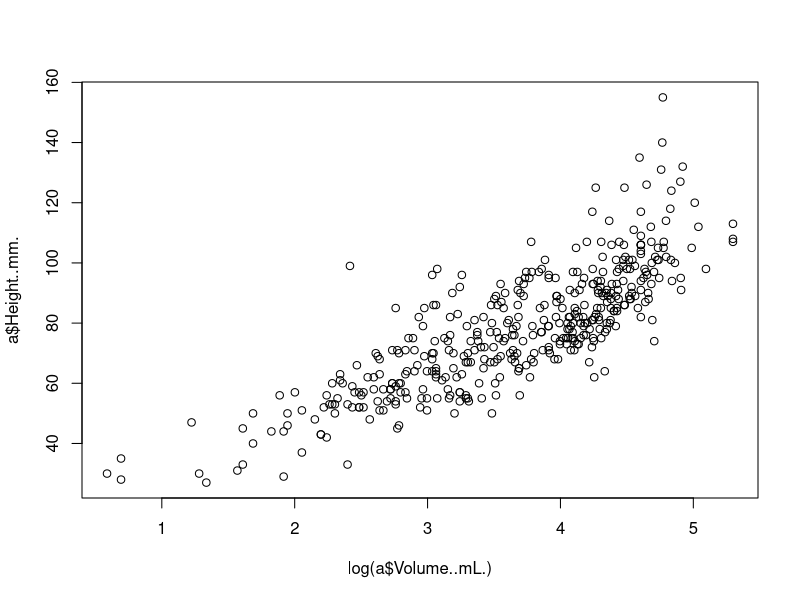
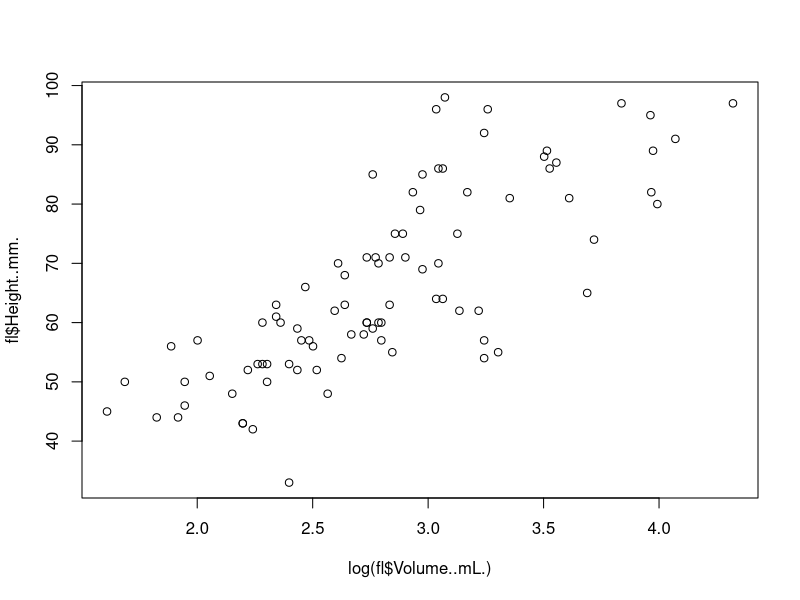
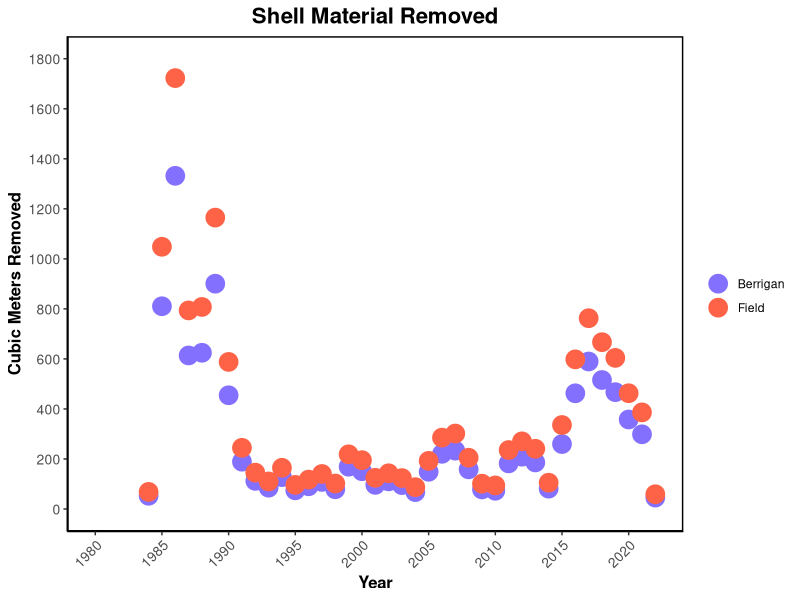
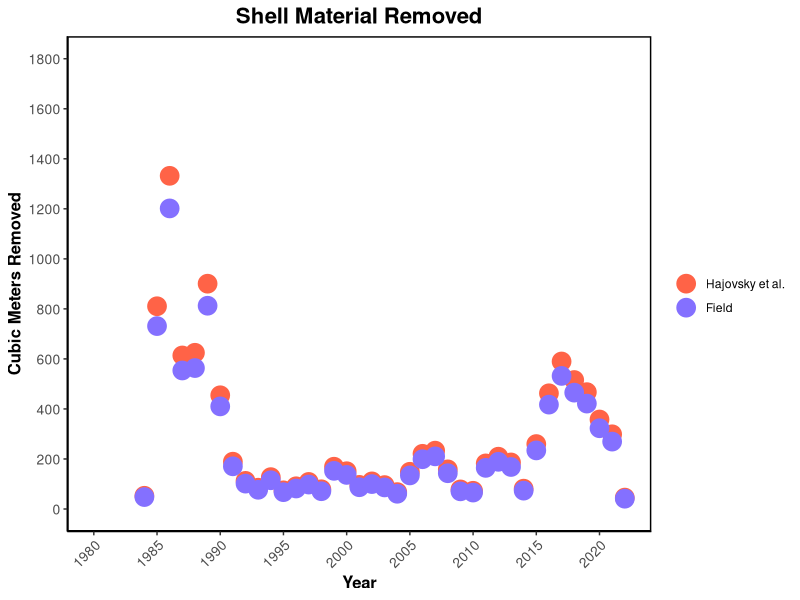
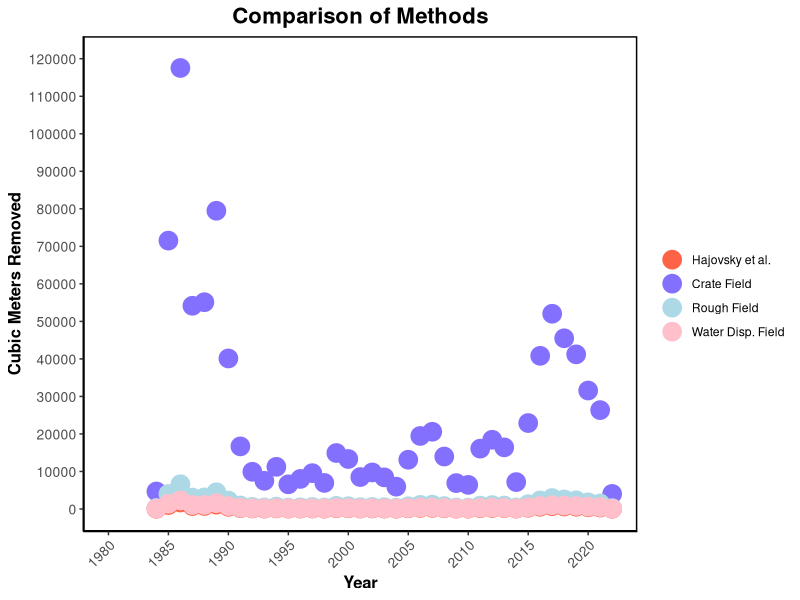
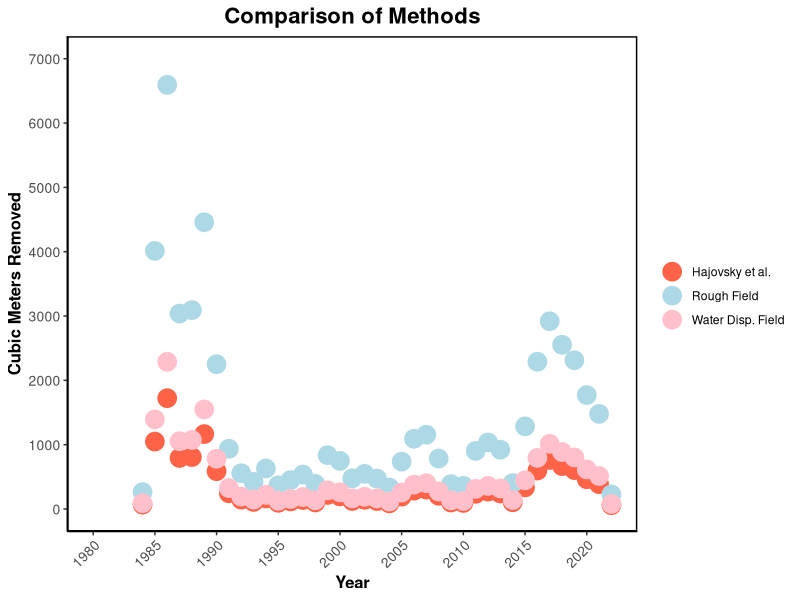
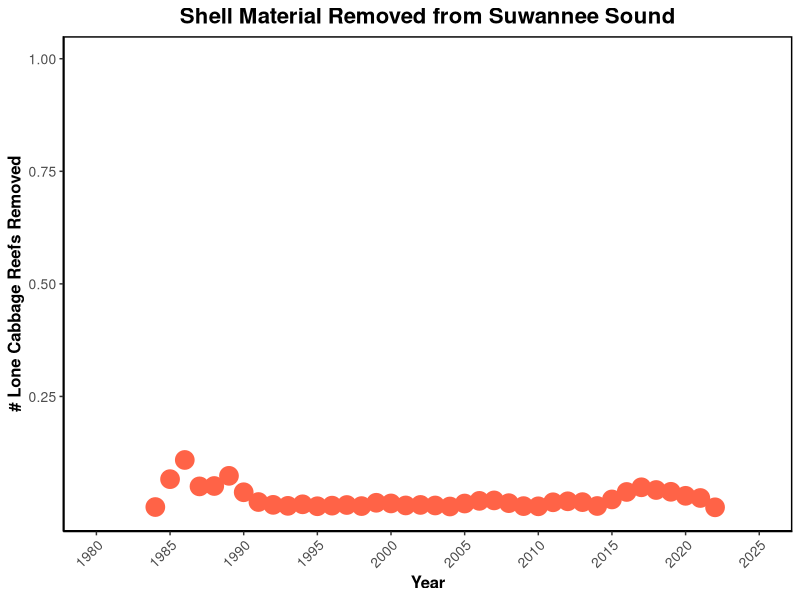
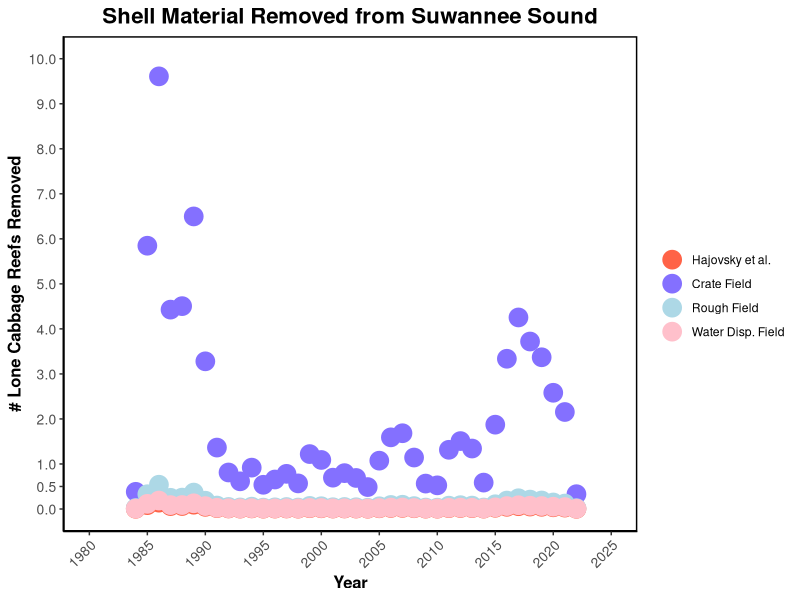

Recreate these plots in R, in order.
### Conversions for oyster landings data ###
# Goal - to get the volume of shell removed each year based off of the landings data
# to do this we must somehow convert the meat weight provided in the landings data to the volume of shell
# we can do this by
# meat weight --> # of bushels --> # of oysters --> meat weight per oyster --> pounds to grams --> dry weight --> height --> volume per oyster --> total volume

## Harvest Areas of interest and the counties used to represent them ##
#Suwannee = Dixie and Levy
#Apalachicola = Gulf and Franklin
#Pensacola = Santa Rosa and Escambia
#Choctawhatchee/St. Andrew = Ocaloosa and Walton

#setwd("E/Oyster_Landings")

library(dplyr)
library(ggplot2)
library(ggpubr)

## reading in the landings data and cleaning it up to include only the counties we are interested in ##

post_1984 <- read.csv("oyster_landings_by_county_84to22.csv", header = TRUE)

#post_1984 <- select(post_1984, Year, County_Landed, Pounds)

#Suwannee
Dixie <- filter(post_1984, County_Landed == "DIXIE")
Levy <- filter(post_1984, County_Landed == "LEVY")
Dixie <- select(Dixie, Year, Pounds, Trips, Average_Price, Estimated_Value)
Levy <- select(Levy, Year, Pounds, Trips, Average_Price, Estimated_Value)
colnames(Dixie) <- c("Year", "D.pounds","D.trips","D.avg_price","D.est.val") 
colnames(Levy) <- c("Year", "L.pounds","L.trips","L.avg_price","L.est.val") 
suw_counties <- full_join(Dixie, Levy, by = "Year")  # join the two together into one data frame so all the years are listed for each county so we can add them together later
Dixie1<-data.frame(Year=suw_counties$Year,   # separate the counties out again into their own data frames so we can add them together
                   pounds=suw_counties$D.pounds, 
                   trips=suw_counties$D.trips, 
                   avg_price=suw_counties$D.avg_price, 
                   est_val=suw_counties$D.est.val)
Levy1<-data.frame(Year=suw_counties$Year, 
                  pounds=suw_counties$L.pounds, 
                  trips=suw_counties$L.trips, 
                  avg_price=suw_counties$L.avg_price, 
                  est_val=suw_counties$L.est.val)
Levy1[is.na(Levy1)] <- 0 # replace NAs with 0 so we can add columns in the next step
Dixie1[is.na(Dixie1)] <- 0 # replace NAs with 0 so we can add columns in the next step
suw<-Dixie1+Levy1 # add Dixie and Levy data to consolidate into suwannee
suw$Year<-suw$Year/2 # fix the year

#Apalachicola
Gulf <- filter(post_1984, County_Landed == "GULF")
Franklin <- filter(post_1984, County_Landed == "FRANKLIN")
Gulf <- select(Gulf, Year, Pounds, Trips, Average_Price, Estimated_Value)
Franklin <- select(Franklin, Year, Pounds, Trips, Average_Price, Estimated_Value)
colnames(Gulf) <- c("Year", "G.pounds","G.trips","G.avg_price","G.est.val") 
colnames(Franklin) <- c("Year", "F.pounds","F.trips","F.avg_price","F.est.val") 
apa_counties <- full_join(Gulf, Franklin, by = "Year")  # join the two together into one data frame so all the years are listed for each county so we can add them together later
Gulf1<-data.frame(Year=apa_counties$Year,   # separate the counties out again into their own data frames so we can add them together
                   pounds=apa_counties$G.pounds, 
                   trips=apa_counties$G.trips, 
                   avg_price=apa_counties$G.avg_price, 
                   est_val=apa_counties$G.est.val)
Franklin1<-data.frame(Year=apa_counties$Year, 
                  pounds=apa_counties$F.pounds, 
                  trips=apa_counties$F.trips, 
                  avg_price=apa_counties$F.avg_price, 
                  est_val=apa_counties$F.est.val)
Franklin1[is.na(Franklin1)] <- 0 # replace NAs with 0 so we can add columns in the next step
Gulf1[is.na(Gulf1)] <- 0 # replace NAs with 0 so we can add columns in the next step
apa<-Gulf1+Franklin1 # add Gulf and Franklin data to consolidate into apalachicola
apa$Year<-apa$Year/2 # fix the year

#Pensacola
Santa_Rosa <- filter(post_1984, County_Landed == "SANTA ROSA")
Escambia <- filter(post_1984, County_Landed == "ESCAMBIA")
Santa_Rosa <- select(Santa_Rosa, Year, Pounds, Trips, Average_Price, Estimated_Value)
Escambia <- select(Escambia, Year, Pounds, Trips, Average_Price, Estimated_Value)
colnames(Santa_Rosa) <- c("Year", "SR.pounds","SR.trips","SR.avg_price","SR.est.val") 
colnames(Escambia) <- c("Year", "E.pounds","E.trips","E.avg_price","E.est.val") 
pens_counties <- full_join(Santa_Rosa, Escambia, by = "Year")  # join the two together into one data frame so all the years are listed for each county so we can add them together later
Santa_Rosa1<-data.frame(Year=pens_counties$Year,   # separate the counties out again into their own data frames so we can add them together
                  pounds=pens_counties$SR.pounds, 
                  trips=pens_counties$SR.trips, 
                  avg_price=pens_counties$SR.avg_price, 
                  est_val=pens_counties$SR.est.val)
Escambia1<-data.frame(Year=pens_counties$Year, 
                      pounds=pens_counties$E.pounds, 
                      trips=pens_counties$E.trips, 
                      avg_price=pens_counties$E.avg_price, 
                      est_val=pens_counties$E.est.val)
Escambia1[is.na(Escambia1)] <- 0 # replace NAs with 0 so we can add columns in the next step
Santa_Rosa1[is.na(Santa_Rosa1)] <- 0 # replace NAs with 0 so we can add columns in the next step
pens<-Santa_Rosa1+Escambia1 # add Santa_Rosa and Escambia data to consolidate into pensacola
pens$Year<-pens$Year/2 # fix the year

#Choctawhatchee/St. Andrew
Okaloosa <- filter(post_1984, County_Landed == "OKALOOSA")
Walton <- filter(post_1984, County_Landed == "WALTON")
Okaloosa <- select(Okaloosa, Year, Pounds, Trips, Average_Price, Estimated_Value)
Walton <- select(Walton, Year, Pounds, Trips, Average_Price, Estimated_Value)
colnames(Okaloosa) <- c("Year", "O.pounds","O.trips","O.avg_price","O.est.val") 
colnames(Walton) <- c("Year", "W.pounds","W.trips","W.avg_price","W.est.val") 
choc_counties <- full_join(Okaloosa, Walton, by = "Year")  # join the two together into one data frame so all the years are listed for each county so we can add them together later
Okaloosa1<-data.frame(Year=choc_counties$Year,   # separate the counties out again into their own data frames so we can add them together
                  pounds=choc_counties$O.pounds, 
                  trips=choc_counties$O.trips, 
                  avg_price=choc_counties$O.avg_price, 
                  est_val=choc_counties$O.est.val)
Walton1<-data.frame(Year=choc_counties$Year, 
                      pounds=choc_counties$W.pounds, 
                      trips=choc_counties$W.trips, 
                      avg_price=choc_counties$W.avg_price, 
                      est_val=choc_counties$W.est.val)
Walton1[is.na(Walton1)] <- 0 # replace NAs with 0 so we can add columns in the next step
Okaloosa1[is.na(Okaloosa1)] <- 0 # replace NAs with 0 so we can add columns in the next step
choc<-Okaloosa1+Walton1 # add Okaloosa and Walton data to consolidate into choctawhatchee
choc$Year<-choc$Year/2 # fix the year



suw <- select(suw, Year, pounds, trips, avg_price, est_val)
apa <- select(apa, Year, pounds, trips, avg_price, est_val)
pens <- select(pens, Year, pounds, trips, avg_price, est_val)
choc <- select(choc, Year, pounds, trips, avg_price, est_val)

suw$location<-"Suwannee Sound"
apa$location<-"Apalachicola Bay"
pens$location<-"Pensacola"
choc$location<-"Choctawhatchee Bay"

#colnames(suw) <- c("Year", "suw.pounds","suw.trips","suw.avg_price","suw.est.val") 
#colnames(apa) <- c("Year", "apa.pounds","apa.trips","apa.avg_price","apa.est.val") 
#colnames(pens) <- c("Year", "pens.pounds","pens.trips","pens.avg_price","pens.est.val") 
#colnames(choc) <- c("Year", "choc.pounds","choc.trips","choc.avg_price","choc.est.val") 


landings_84to22 <- full_join(suw, apa)
landings_84to22 <- full_join(landings_84to22, pens)
landings_84to22 <- full_join(landings_84to22, choc) # this is the cleaned landings data we will use

## Now we start the conversions

# converting the meat weight from the landings data to the number of bushels
landings_84to22$bushels<-landings_84to22$pounds/6.5625  #from FWC conversion factors


#converting the # of bushels to the # of oysters
landings_84to22$count<-landings_84to22$bushels*225  #from Berrigan paper
landings_84to22$field_count<-landings_84to22$bushels*291 #from my field collections

#converting from # of oysters to meat weight per oyster
landings_84to22$ind_wt<-landings_84to22$pounds/landings_84to22$count
landings_84to22$ind_wt_F<-landings_84to22$pounds/landings_84to22$field_count

#convert from pounds to grams
landings_84to22$grams<-landings_84to22$ind_wt*453.592

#for later use
land<-landings_84to22


#### using the minimum harvest size height (75mm)

#using the data from Hajovsky et al to be able to estimate the volume of a 75mm oyster
a<-read.csv("oyster data 07_20_20 ph.csv", header=TRUE)
m<-lm(log(a$Volume..mL.)~a$Height..mm.)
plot(log(a$Volume..mL.),a$Height..mm.)

#the code above uses all of the Hajovsky et al data, which is what I used to estimate the volume

fl<-filter(a, State.TX.divided=="FL")
m1<-lm(log(fl$Volume..mL.)~fl$Height..mm.)
plot(log(fl$Volume..mL.),fl$Height..mm.)
# the code above uses just the FL data from Hajovsky et al, this is not what I used, but 
#it can be easily changed to use this instead if preferred


#converting from height to volume (y=mx+b) y=volume, m=slope of lm, x=harvest size(75), b=y-intercept(volume when height is 0)
#m=0.034867
#b=0.928140
#m and b are from linear model (named m above)
land$logvol<-76.2*0.034867+0.928140 #from Hajovsky et al
land$vol<-exp(land$logvol)

land$logvol_F<-76.2*0.02298+1.73096 #from Hajovsky et al
land$vol_F<-exp(land$logvol_F)

#convert from individual oyster volume to total volume per county per year
land$tot_vol<-land$vol*land$count
land$tot_vol_F<-land$vol*land$field_count  #using the number of oys per bushel from my field collections

land$tot_vol_F1<-land$vol_F*land$count 

#convert from mL to meters cubed
land$Vol_m3<-land$tot_vol*0.000001
land$Vol_m3_F<-land$tot_vol_F*0.000001

land$Vol_m3_F1<-land$tot_vol_F1*0.000001

land$vol_wd_field<-0.0000479*land$field_count #using the water displacement volume from my field collections (only market sized oysters)
land$vol_rough_field<-0.000138*land$field_count #using the rough volume (LxWxH) from my field collections (market sized only)
land$vol_crate_field<-0.00246*land$field_count #using the volume per oyster in the crate (market sized only)

#calculating the number of lone cabbages
LC<-16000/1.308 #yards to meters
land[is.na(land)] = 0
land$num_LC<-land$Vol_m3/LC
land$num_LC_F<-land$Vol_m3_F/LC
land$num_LC_wd_field<-land$vol_wd_field/LC
land$num_LC_rough_field<-land$vol_rough_field/LC
land$num_LC_crate_field<-land$vol_crate_field/LC

# Calculate CPUE
land$CPUE<-land$Vol_m3/land$trips
land$CPUE_F<-land$Vol_m3_F/land$trips

#plots

#### Plots for Suwannee Sound ####
#number of cubic meters removed from suwannee sound
(suw_m3_plot<-ggplot(data = subset(land, location %in% c("Suwannee Sound")), aes(x = Year, y = Vol_m3)) +
  
  geom_point(aes(colour ="Berrigan"), size=6) +
  geom_point(data = subset(land, location %in% c("Suwannee Sound")), aes(y=Vol_m3_F,colour="Field"), size=6)+
  theme_classic()+
  scale_x_continuous(limits=c(1980,2022),breaks=c(1980, 1985, 1990,
                                                  1995,2000, 2005, 2010,2015,2020, 2025)) +
  scale_y_continuous(limits=c(0,1800),breaks=c(0,200,400,600, 800, 1000, 1200, 1400,1600,1800))+
  scale_color_manual(name="",breaks=c('Berrigan','Field'),values=c('Berrigan'='lightslateblue', 'Field'='tomato'))+
  theme(axis.text=element_text(size=10),axis.title=element_text(size=12,
                                                                face="bold"),
        plot.title =element_text(size=16, face='bold', hjust = 0.5),
        axis.text.x = element_text(angle = 45, hjust = 1),
        panel.border = element_rect(color = "black", size = 1, fill = NA, 
                                    linetype="solid")) +
  labs(title = "Shell Material Removed",
       y = "Cubic Meters Removed"))

#the plot below compares the hajovsky and field calculations for volume
(suw_m3_plot1<-ggplot(data = subset(land, location %in% c("Suwannee Sound")), aes(x = Year, y = Vol_m3)) +
    
    geom_point(aes(colour ="Hajovsky et al."), size=6) +
    geom_point(data = subset(land, location %in% c("Suwannee Sound")), aes(y=Vol_m3_F1,colour="Field"), size=6)+
    theme_classic()+
    scale_x_continuous(limits=c(1980,2022),breaks=c(1980, 1985, 1990,
                                                    1995,2000, 2005, 2010,2015,2020, 2025)) +
    scale_y_continuous(limits=c(0,1800),breaks=c(0,200,400,600, 800, 1000, 1200, 1400,1600,1800))+
    scale_color_manual(name="",breaks=c('Hajovsky et al.','Field'),values=c('Hajovsky et al.'='tomato', 'Field'='lightslateblue'))+
    theme(axis.text=element_text(size=10),axis.title=element_text(size=12,
                                                                  face="bold"),
          plot.title =element_text(size=16, face='bold', hjust = 0.5),
          axis.text.x = element_text(angle = 45, hjust = 1),
          panel.border = element_rect(color = "black", size = 1, fill = NA, 
                                      linetype="solid")) +
    labs(title = "Shell Material Removed",
         y = "Cubic Meters Removed"))


#the plot below compares the different volume methods from field calculations
(suw_m3_plot_vol_comp<-ggplot(data = subset(land, location %in% c("Suwannee Sound")), aes(x = Year, y = Vol_m3_F)) +
    
    geom_point(aes(colour ="Hajovsky et al."), size=6) +
    geom_point(data = subset(land, location %in% c("Suwannee Sound")), aes(y=vol_crate_field,colour="Crate Field"), size=6)+
    geom_point(data = subset(land, location %in% c("Suwannee Sound")), aes(y=vol_rough_field,colour="Rough Field"), size=6)+
    geom_point(data = subset(land, location %in% c("Suwannee Sound")), aes(y=vol_wd_field,colour="Water Disp. Field"), size=6)+
    theme_classic()+
    scale_x_continuous(limits=c(1980,2022),breaks=c(1980, 1985, 1990,
                                                    1995,2000, 2005, 2010,2015,2020, 2025)) +
    scale_y_continuous(limits=c(0,120000),breaks=c(0,10000, 20000,30000,40000,50000,60000,70000,80000,90000,100000,110000,120000))+
    scale_color_manual(name="",breaks=c('Hajovsky et al.','Crate Field','Rough Field','Water Disp. Field'),values=c('Hajovsky et al.'='tomato', 'Crate Field'='lightslateblue', 'Rough Field'='lightblue', 'Water Disp. Field'='pink'))+
    theme(axis.text=element_text(size=10),axis.title=element_text(size=12,
                                                                  face="bold"),
          plot.title =element_text(size=16, face='bold', hjust = 0.5),
          axis.text.x = element_text(angle = 45, hjust = 1),
          panel.border = element_rect(color = "black", size = 1, fill = NA, 
                                      linetype="solid")) +
    labs(title = "Comparison of Methods",
         y = "Cubic Meters Removed"))


#the plot below compares the different volume methods from field calculations excluding the crate
(suw_m3_plot_vol_comp<-ggplot(data = subset(land, location %in% c("Suwannee Sound")), aes(x = Year, y = Vol_m3_F)) +
    
    geom_point(aes(colour ="Hajovsky et al."), size=6) +
    #geom_point(data = subset(land, location %in% c("Suwannee Sound")), aes(y=vol_crate_field,colour="Crate Field"), size=6)+
    geom_point(data = subset(land, location %in% c("Suwannee Sound")), aes(y=vol_rough_field,colour="Rough Field"), size=6)+
    geom_point(data = subset(land, location %in% c("Suwannee Sound")), aes(y=vol_wd_field,colour="Water Disp. Field"), size=6)+
    theme_classic()+
    scale_x_continuous(limits=c(1980,2022),breaks=c(1980, 1985, 1990,
                                                    1995,2000, 2005, 2010,2015,2020, 2025)) +
    scale_y_continuous(limits=c(0,7000),breaks=c(0,1000, 2000,3000,4000,5000,6000,7000,8000,9000,10000))+
    scale_color_manual(name="",breaks=c('Hajovsky et al.','Rough Field','Water Disp. Field'),values=c('Hajovsky et al.'='tomato', 'Rough Field'='lightblue', 'Water Disp. Field'='pink'))+
    theme(axis.text=element_text(size=10),axis.title=element_text(size=12,
                                                                  face="bold"),
          plot.title =element_text(size=16, face='bold', hjust = 0.5),
          axis.text.x = element_text(angle = 45, hjust = 1),
          panel.border = element_rect(color = "black", size = 1, fill = NA, 
                                      linetype="solid")) +
    labs(title = "Comparison of Methods",
         y = "Cubic Meters Removed"))




#number of lone cabbages from Suwannee Sound
ggplot(data = subset(land, location %in% c("Suwannee Sound")), aes(x = Year, y = num_LC)) +
  
  geom_point(colour ="tomato", size=6) +
  theme_classic()+
  scale_x_continuous(limits=c(1980,2025),breaks=c(1980, 1985, 1990,
                                                  1995,2000, 2005, 2010,2015,2020, 2025)) +
  scale_y_continuous(limits=c(0,1),breaks=c(0.25, 0.5, 0.75, 1))+
  theme(axis.text=element_text(size=10),axis.title=element_text(size=12,
                                                                face="bold"),
        plot.title =element_text(size=16, face='bold', hjust = 0.5),
        axis.text.x = element_text(angle = 45, hjust = 1),
        panel.border = element_rect(color = "black", size = 1, fill = NA, 
                                    linetype="solid")) +
  labs(title = "Shell Material Removed from Suwannee Sound",
       y = "# Lone Cabbage Reefs Removed")



#number of lone cabbages from Suwannee Sound using different volume methods
ggplot(data = subset(land, location %in% c("Suwannee Sound")), aes(x = Year, y = num_LC_F)) +
  
  geom_point(aes(colour ="Hajovsky et al."), size=6) +
  geom_point(data = subset(land, location %in% c("Suwannee Sound")), aes(y=num_LC_crate_field,colour="Crate Field"), size=6)+
  geom_point(data = subset(land, location %in% c("Suwannee Sound")), aes(y=num_LC_rough_field,colour="Rough Field"), size=6)+
  geom_point(data = subset(land, location %in% c("Suwannee Sound")), aes(y=num_LC_wd_field,colour="Water Disp. Field"), size=6)+
  theme_classic()+
  scale_x_continuous(limits=c(1980,2025),breaks=c(1980, 1985, 1990,
                                                  1995,2000, 2005, 2010,2015,2020, 2025)) +
  scale_y_continuous(limits=c(0,10),breaks=c(0, 0.5, 1,2,3,4,5,6,7,8,9,10))+
  scale_color_manual(name="",breaks=c('Hajovsky et al.',"Crate Field",'Rough Field','Water Disp. Field'),values=c('Hajovsky et al.'='tomato',"Crate Field"='lightslateblue', 'Rough Field'='lightblue', 'Water Disp. Field'='pink'))+
  theme(axis.text=element_text(size=10),axis.title=element_text(size=12,
                                                                face="bold"),
        plot.title =element_text(size=16, face='bold', hjust = 0.5),
        axis.text.x = element_text(angle = 45, hjust = 1),
        panel.border = element_rect(color = "black", size = 1, fill = NA, 
                                    linetype="solid")) +
  labs(title = "Shell Material Removed from Suwannee Sound",
       y = "# Lone Cabbage Reefs Removed")


#number of lone cabbages from Suwannee Sound using different volume methods excluding the crate volume
ggplot(data = subset(land, location %in% c("Suwannee Sound")), aes(x = Year, y = num_LC_F)) +
  
  geom_point(aes(colour ="Hajovsky et al."), size=6) +
  #geom_point(data = subset(land, location %in% c("Suwannee Sound")), aes(y=num_LC_crate_field,colour="Crate Field"), size=6)+
  geom_point(data = subset(land, location %in% c("Suwannee Sound")), aes(y=num_LC_rough_field,colour="Rough Field"), size=6)+
  geom_point(data = subset(land, location %in% c("Suwannee Sound")), aes(y=num_LC_wd_field,colour="Water Disp. Field"), size=6)+
  theme_classic()+
  scale_x_continuous(limits=c(1980,2025),breaks=c(1980, 1985, 1990,
                                                  1995,2000, 2005, 2010,2015,2020, 2025)) +
  scale_y_continuous(limits=c(0,1),breaks=c(0,0.25, 0.5, 0.75, 1))+
  scale_color_manual(name="",breaks=c('Hajovsky et al.','Rough Field','Water Disp. Field'),values=c('Hajovsky et al.'='tomato','Rough Field'='lightblue', 'Water Disp. Field'='pink'))+
  theme(axis.text=element_text(size=10),axis.title=element_text(size=12,
                                                                face="bold"),
        plot.title =element_text(size=16, face='bold', hjust = 0.5),
        axis.text.x = element_text(angle = 45, hjust = 1),
        panel.border = element_rect(color = "black", size = 1, fill = NA, 
                                    linetype="solid")) +
  labs(title = "Shell Material Removed from Suwannee Sound",
       y = "# Lone Cabbage Reefs Removed")


#number of trips in suwannee sound
(suw_trips_plot<-ggplot(data = subset(land, location %in% c("Suwannee Sound")), aes(x = Year, y = trips)) +
  
  geom_point(colour ="tomato", size=6) +
  theme_classic()+
  scale_x_continuous(limits=c(1980,2025),breaks=c(1980, 1985, 1990,
                                                  1995,2000, 2005, 2010,2015,2020, 2025)) +
  scale_y_continuous(limits=c(0,12000),breaks=c(0,2000,4000,6000, 8000, 10000, 12000))+
  theme(axis.text=element_text(size=10),axis.title=element_text(size=12,
                                                                face="bold"),
        plot.title =element_text(size=16, face='bold', hjust = 0.5),
        axis.text.x = element_text(angle = 45, hjust = 1),
        panel.border = element_rect(color = "black", size = 1, fill = NA, 
                                    linetype="solid")) +
  labs(title = "Trips Taken",
       y = "# of Trips"))


# CPUE for Suwannee Sound
(suw_CPUE_plot<-ggplot(data = subset(land, location %in% c("Suwannee Sound")), aes(x=Year, y=CPUE))+
  
  geom_point(colour ="tomato", size=6) +
  theme_classic()+
  scale_x_continuous(limits=c(1980,2025),breaks=c(1980, 1985, 1990,
                                                  1995,2000, 2005, 2010,2015,2020, 2025)) +
  scale_y_continuous(limits=c(0,0.5),breaks=c(0,0.1,0.2,0.3,0.4,0.5))+
  theme(axis.text=element_text(size=10),axis.title=element_text(size=12,
                                                                face="bold"),
        plot.title =element_text(size=16, face='bold', hjust = 0.5),
        axis.text.x = element_text(angle = 45, hjust = 1),
        panel.border = element_rect(color = "black", size = 1, fill = NA, 
                                    linetype="solid")) +
  labs(title = "Catch Per Unit Effort",
       y = "CPUE"))

suw_fig<-ggarrange(suw_m3_plot, suw_trips_plot, suw_CPUE_plot, 
                    labels = c("A", "B", "C"),
                    ncol = 3, nrow = 1)
annotate_figure(suw_fig,
                top = text_grob("Suwannee Sound", color = "black", face = "bold", size = 20))

# landings from Suwannee Sound
(suw_land_plot<-ggplot(data = subset(land, location %in% c("Suwannee Sound")), aes(x = Year, y = pounds)) +
    
    geom_point(colour ="tomato", size=6) +
    theme_classic()+
    scale_x_continuous(limits=c(1980,2025),breaks=c(1980, 1985, 1990,
                                                    1995,2000, 2005, 2010,2015,2020, 2025)) +
    scale_y_continuous(limits=c(0,1200000),breaks=c(0,200000,400000,600000, 800000, 1000000, 1200000))+
    theme(axis.text=element_text(size=10),axis.title=element_text(size=12,
                                                                  face="bold"),
          plot.title =element_text(size=16, face='bold', hjust = 0.5),
          axis.text.x = element_text(angle = 45, hjust = 1),
          panel.border = element_rect(color = "black", size = 1, fill = NA, 
                                      linetype="solid")) +
    labs(title = "Landed Meat",
         y = "Pounds of Meat"))





#### Apalachicola ####
#volume in meters cubed of shell material removed from apalachicola
(apa_m3_plot<-ggplot(data = subset(land, location %in% c("Apalachicola Bay")), aes(x = Year, y = Vol_m3_F)) +
  
  geom_point(colour ="tomato", size=6) +
  theme_classic()+
  scale_x_continuous(limits=c(1980,2025),breaks=c(1980, 1985, 1990,
                                                  1995,2000, 2005, 2010,2015,2020, 2025)) +
  scale_y_continuous(limits=c(0,5600),breaks=c(0,800,1600,2400,3200,4000,4800,5600))+
  theme(axis.text=element_text(size=10),axis.title=element_text(size=12,
                                                                face="bold"),
        plot.title =element_text(size=16, face='bold', hjust = 0.5),
        axis.text.x = element_text(angle = 45, hjust = 1),
        panel.border = element_rect(color = "black", size = 1, fill = NA, 
                                    linetype="solid")) +
  labs(title = "Shell Material Removed",
       y = "Cubic Meters Removed"))
##############################
#bring in steve geiger cultch info

library(readxl)
cultch <- read_excel("Copy of Shellplants.xlsx", 
                   sheet = "Sheet2")
names(cultch)

names(cultch)[1] <- "Year"
names(cultch)[7] <- "CubicYards"

c2 <- cultch %>% 
  dplyr::select(Year, CubicYards, Location)%>%
  mutate(Location = replace(Location,Location == "Apalachicola", "Apalachicola Bay"))

sum_cultch<- c2 %>%
  dplyr::group_by(Year, Location) %>%
  dplyr::summarise(Sum_yds=sum(CubicYards, na.rm=TRUE))
  
c3<-sum_cultch

c3$Sum_meters<-c3$Sum_yds * 0.765

#now edit Jamie's landings dataframe

names(land)

l1 <- land %>% 
  dplyr::select(Year, location, vol_crate_field)

names(l1)[2] <- "Location"
names(l1)[3] <- "Shell_vol"

names(c3)
names(l1)

c4=merge(c3,l1,by=c("Year", "Location"))


c4$removed<-c4$Shell_vol*-1



head(c4)


r1<-ggplot(c4, aes(Year, Sum_meters)) +
  geom_point(size=3, color="green") +
  geom_point(aes(Year,removed), size=3, shape=1)+
  scale_y_continuous(limits=c(-350000,75000),breaks=seq(-350000,75000,25000))+
  ggtitle("Cultch and removals") +
  xlim(1986,2022)+
  xlab("Date") +
  ylab("Cubic meters")

##show this in the meeting

colors<-c('cultch added'= 'green', 'cultch removed'='black')

r2<-ggplot(c4, aes(Year, Sum_meters) ) +
  geom_point(size=3, color="green",  shape = 16)+
  geom_point(aes(Year,Shell_vol),color="black", size=3, shape=16)+
  scale_y_continuous(limits=c(0,350000),breaks=seq(0,350000,25000))+
  ggtitle("Cultch and removals") +
  xlim(1986,2022)+
  labs(x = "Date",
       y= "Cubic meters",
       color="Legend") +
  scale_color_manual(values = colors)

##############################


#the plot below compares the different volume methods from field calculations 
apa_m3_plot_vol_comp<-ggplot(data = subset(land, location %in% c("Apalachicola Bay")), aes(x = Year, y = vol_crate_field)) +
    geom_point(aes(colour="Crate Field"), size=6) +
    geom_point(data = subset(land, location %in% c("Apalachicola Bay")), aes(y=vol_rough_field,colour="Rough Field"), size=6)+
    #geom_point(data = subset(land, location %in% c("Apalachicola Bay")), aes(y=vol_wd_field,colour="Water Disp. Field"), size=6)+
    theme_classic()+
    scale_x_continuous(limits=c(1980,2025),breaks=c(1980, 1985, 1990,
                                                    1995,2000, 2005, 2010,2015,2020, 2025)) +
    scale_y_continuous(limits=c(0,350000),breaks=c(0,50000,100000,150000, 200000,250000,300000,350000))+
    scale_color_manual(name="",breaks=c('Crate Field','Rough Field'),values=c('Crate Field'='lightslateblue', 'Rough Field'='tomato'))+
    theme(axis.text=element_text(size=10),axis.title=element_text(size=12,
                                                                  face="bold"),
          plot.title =element_text(size=16, face='bold', hjust = 0.5),
          axis.text.x = element_text(angle = 45, hjust = 1),
          panel.border = element_rect(color = "black", size = 1, fill = NA, 
                                      linetype="solid")) +
    labs(title = "Comparison of Methods",
         y = "Cubic Meters Removed")

###############################


# estimates of the number of lone cabbage reefs using different volume methods
(apa_LC_comp<-ggplot(data = subset(land, location %in% c("Apalachicola Bay")), aes(x = Year, y = num_LC_crate_field)) +
    
    geom_point(aes(colour ="Crate Field"), size=6) +
    geom_point(data = subset(land, location %in% c("Apalachicola Bay")), aes(y=num_LC_rough_field,colour="Rough Field"), size=6)+
    theme_classic()+
    scale_x_continuous(limits=c(1980,2025),breaks=c(1980, 1985, 1990,
                                                    1995,2000, 2005, 2010,2015,2020, 2025)) +
    scale_y_continuous(limits=c(0,30),breaks=c(0,1,2,5,10,15,20,25,30))+
    scale_color_manual(name="",breaks=c('Crate Field','Rough Field'),values=c('Crate Field'='lightslateblue', 'Rough Field'='tomato'))+
    theme(axis.text=element_text(size=10),axis.title=element_text(size=12,
                                                                  face="bold"),
          plot.title =element_text(size=16, face='bold', hjust = 0.5),
          axis.text.x = element_text(angle = 45, hjust = 1),
          panel.border = element_rect(color = "black", size = 1, fill = NA, 
                                      linetype="solid")) +
    labs(title = "Comparison of Methods",
         y = "# Lone Cabbage Reefs Removed"))



#number of lone cabbages from apalachicola
ggplot(data = subset(land, location %in% c("Apalachicola Bay")), aes(x = Year, y = num_LC)) +
  
  geom_point(colour ="tomato", size=6) +
  theme_classic()+
  scale_x_continuous(limits=c(1980,2025),breaks=c(1980, 1985, 1990,
                                                  1995,2000, 2005, 2010,2015,2020, 2025)) +
  scale_y_continuous(limits=c(0,1),breaks=c(0,0.25, 0.5,0.75,1))+
  theme(axis.text=element_text(size=10),axis.title=element_text(size=12,
                                                                face="bold"),
        plot.title =element_text(size=16, face='bold', hjust = 0.5),
        axis.text.x = element_text(angle = 45, hjust = 1),
        panel.border = element_rect(color = "black", size = 1, fill = NA, 
                                    linetype="solid")) +
  labs(title = "Shell Material Removed",
       y = "# Lone Cabbage Reefs Removed")




#number of trips in Apalachicola
(apa_trips_plot<-ggplot(data = subset(land, location %in% c("Apalachicola Bay")), aes(x = Year, y = trips)) +
  
  geom_point(colour ="tomato", size=6) +
  theme_classic()+
  scale_x_continuous(limits=c(1980,2025),breaks=c(1980, 1985, 1990,
                                                  1995,2000, 2005, 2010,2015,2020, 2025)) +
  scale_y_continuous(limits=c(0,60000),breaks=c(0,10000,20000,30000,40000,50000,60000))+
  theme(axis.text=element_text(size=10),axis.title=element_text(size=12,
                                                                face="bold"),
        plot.title =element_text(size=16, face='bold', hjust = 0.5),
        axis.text.x = element_text(angle = 45, hjust = 1),
        panel.border = element_rect(color = "black", size = 1, fill = NA, 
                                    linetype="solid")) +
  labs(title = "Trips Taken",
       y = "# of Trips"))


# CPUE for Apalachicola
(apa_CPUE_plot<-ggplot(data = subset(land, location %in% c("Apalachicola Bay")), aes(x=Year, y=CPUE))+
  
  geom_point(colour ="tomato", size=6) +
  theme_classic()+
  scale_x_continuous(limits=c(1980,2025),breaks=c(1980, 1985, 1990,
                                                  1995,2000, 2005, 2010,2015,2020, 2025)) +
  scale_y_continuous(limits=c(0,0.2),breaks=c(0,0.1,0.2,0.3,0.4,0.5))+
  theme(axis.text=element_text(size=10),axis.title=element_text(size=12,
                                                                face="bold"),
        plot.title =element_text(size=16, face='bold', hjust = 0.5),
        axis.text.x = element_text(angle = 45, hjust = 1),
        panel.border = element_rect(color = "black", size = 1, fill = NA, 
                                    linetype="solid")) +
  labs(title = "Catch Per Unit Effort",
       y = "CPUE"))

apa_fig<-ggarrange(apa_m3_plot, apa_trips_plot, apa_CPUE_plot, 
                    labels = c("A", "B", "C"),
                    ncol = 3, nrow = 1)
annotate_figure(apa_fig,
                top = text_grob("Apalachicola", color = "black", face = "bold", size = 20))

# landings from Apalachicola
(apa_land_plot<-ggplot(data = subset(land, location %in% c("Apalachicola Bay")), aes(x = Year, y = pounds)) +
    
    geom_point(colour ="tomato", size=6) +
    theme_classic()+
    scale_x_continuous(limits=c(1980,2025),breaks=c(1980, 1985, 1990,
                                                    1995,2000, 2005, 2010,2015,2020, 2025)) +
    scale_y_continuous(limits=c(0,3500000),breaks=c(0,500000,1500000,2500000,3500000 ))+
    theme(axis.text=element_text(size=10),axis.title=element_text(size=12,
                                                                  face="bold"),
          plot.title =element_text(size=16, face='bold', hjust = 0.5),
          axis.text.x = element_text(angle = 45, hjust = 1),
          panel.border = element_rect(color = "black", size = 1, fill = NA, 
                                      linetype="solid")) +
    labs(title = "Landed Meat",
         y = "Pounds of Meat"))




#### Pensacola ####
#volume in meters cubed of shell material removed from Pensacola
(pens_m3_plot<-ggplot(data = subset(land, location %in% c("Pensacola")), aes(x = Year, y = Vol_m3)) +
  
  geom_point(colour ="tomato", size=6) +
  theme_classic()+
  scale_x_continuous(limits=c(1980,2025),breaks=c(1980, 1985, 1990,
                                                  1995,2000, 2005, 2010,2015,2020, 2025)) +
  scale_y_continuous(limits=c(0,600),breaks=c(0,100,200,300,400,500,600))+
  theme(axis.text=element_text(size=10),axis.title=element_text(size=12,
                                                                face="bold"),
        plot.title =element_text(size=16, face='bold', hjust = 0.5),
        axis.text.x = element_text(angle = 45, hjust = 1),
        panel.border = element_rect(color = "black", size = 1, fill = NA, 
                                    linetype="solid")) +
  labs(title = "Shell Material Removed",
       y = "Cubic Meters Removed"))


#number of lone cabbages from Pensacola
ggplot(data = subset(land, location %in% c("Pensacola")), aes(x = Year, y = num_LC)) +
  
  geom_point(colour ="tomato", size=6) +
  theme_classic()+
  scale_x_continuous(limits=c(1980,2025),breaks=c(1980, 1985, 1990,
                                                  1995,2000, 2005, 2010,2015,2020, 2025)) +
  scale_y_continuous(limits=c(0,1),breaks=c(0,0.25, 0.5,0.75,1))+
  theme(axis.text=element_text(size=10),axis.title=element_text(size=12,
                                                                face="bold"),
        plot.title =element_text(size=16, face='bold', hjust = 0.5),
        axis.text.x = element_text(angle = 45, hjust = 1),
        panel.border = element_rect(color = "black", size = 1, fill = NA, 
                                    linetype="solid")) +
  labs(title = "Shell Material Removed",
       y = "# Lone Cabbage Reefs Removed")




#number of trips in Pensacola
(pens_trips_plot<-ggplot(data = subset(land, location %in% c("Pensacola")), aes(x = Year, y = trips)) +
  
  geom_point(colour ="tomato", size=6) +
  theme_classic()+
  scale_x_continuous(limits=c(1980,2025),breaks=c(1980, 1985, 1990,
                                                  1995,2000, 2005, 2010,2015,2020, 2025)) +
  scale_y_continuous(limits=c(0,1600),breaks=c(0,200,400,600,800,1000,1200,1400,1600))+
  theme(axis.text=element_text(size=10),axis.title=element_text(size=12,
                                                                face="bold"),
        plot.title =element_text(size=16, face='bold', hjust = 0.5),
        axis.text.x = element_text(angle = 45, hjust = 1),
        panel.border = element_rect(color = "black", size = 1, fill = NA, 
                                    linetype="solid")) +
  labs(title = "Trips Taken",
       y = "# of Trips"))


# CPUE for Pensacola
(pens_CPUE_plot<-ggplot(data = subset(land, location %in% c("Pensacola")), aes(x=Year, y=CPUE))+
  
  geom_point(colour ="tomato", size=6) +
  theme_classic()+
  scale_x_continuous(limits=c(1980,2025),breaks=c(1980, 1985, 1990,
                                                  1995,2000, 2005, 2010,2015,2020, 2025)) +
  scale_y_continuous(limits=c(0,0.7),breaks=c(0,0.1,0.2,0.3,0.4,0.5,0.6,0.7))+
  theme(axis.text=element_text(size=10),axis.title=element_text(size=12,
                                                                face="bold"),
        plot.title =element_text(size=16, face='bold', hjust = 0.5),
        axis.text.x = element_text(angle = 45, hjust = 1),
        panel.border = element_rect(color = "black", size = 1, fill = NA, 
                                    linetype="solid")) +
  labs(title = "Catch Per Unit Effort",
       y = "CPUE"))

pens_fig<-ggarrange(pens_m3_plot, pens_trips_plot, pens_CPUE_plot, 
                    labels = c("A", "B", "C"),
                    ncol = 3, nrow = 1)
annotate_figure(pens_fig,
                top = text_grob("Pensacola", color = "black", face = "bold", size = 20))




#### Choctawhatchee ####
#volume in meters cubed of shell material removed from Choctawhatchee
(choc_m3_plot<-ggplot(data = subset(land, location %in% c("Choctawhatchee Bay")), aes(x = Year, y = Vol_m3)) +
  
  geom_point(colour ="tomato", size=6) +
  theme_classic()+
  scale_x_continuous(limits=c(1980,2025),breaks=c(1980, 1985, 1990,
                                                  1995,2000, 2005, 2010,2015,2020, 2025)) +
  scale_y_continuous(limits=c(0,14),breaks=c(0,2,4,6,8,10,12,14))+
  theme(axis.text=element_text(size=10),axis.title=element_text(size=12,
                                                                face="bold"),
        plot.title =element_text(size=16, face='bold', hjust = 0.5),
        axis.text.x = element_text(angle = 45, hjust = 1),
        panel.border = element_rect(color = "black", size = 1, fill = NA, 
                                    linetype="solid")) +
  labs(title = "Shell Material Removed",
       y = "Cubic Meters Removed"))


#number of lone cabbages from Choctawhatchee
ggplot(data = subset(land, location %in% c("Choctawhatchee Bay")), aes(x = Year, y = num_LC)) +
  
  geom_point(colour ="tomato", size=6) +
  theme_classic()+
  scale_x_continuous(limits=c(1980,2025),breaks=c(1980, 1985, 1990,
                                                  1995,2000, 2005, 2010,2015,2020, 2025)) +
  scale_y_continuous(limits=c(0,1),breaks=c(0,0.25, 0.5,0.75,1))+
  theme(axis.text=element_text(size=10),axis.title=element_text(size=12,
                                                                face="bold"),
        plot.title =element_text(size=16, face='bold', hjust = 0.5),
        axis.text.x = element_text(angle = 45, hjust = 1),
        panel.border = element_rect(color = "black", size = 1, fill = NA, 
                                    linetype="solid")) +
  labs(title = "Shell Material Removed",
       y = "# Lone Cabbage Reefs Removed")




#number of trips in Choctawhatchee
(choc_trips_plot<-ggplot(data = subset(land, location %in% c("Choctawhatchee Bay")), aes(x = Year, y = trips)) +
  
  geom_point(colour ="tomato", size=6) +
  theme_classic()+
  scale_x_continuous(limits=c(1980,2025),breaks=c(1980, 1985, 1990,
                                                  1995,2000, 2005, 2010,2015,2020, 2025)) +
  scale_y_continuous(limits=c(0,150),breaks=c(0,30,60,90,120,150))+
  theme(axis.text=element_text(size=10),axis.title=element_text(size=12,
                                                                face="bold"),
        plot.title =element_text(size=16, face='bold', hjust = 0.5),
        axis.text.x = element_text(angle = 45, hjust = 1),
        panel.border = element_rect(color = "black", size = 1, fill = NA, 
                                    linetype="solid")) +
  labs(title = "Trips Taken",
       y = "# of Trips"))


# CPUE for Choctawhatchee
(choc_CPUE_plot<-ggplot(data = subset(land, location %in% c("Choctawhatchee Bay")), aes(x=Year, y=CPUE))+
  
  geom_point(colour ="tomato", size=6) +
  theme_classic()+
  scale_x_continuous(limits=c(1980,2025),breaks=c(1980, 1985, 1990,
                                                  1995,2000, 2005, 2010,2015,2020, 2025)) +
  scale_y_continuous(limits=c(0,0.25),breaks=c(0,0.05,0.1,0.15,0.2,0.25))+
  theme(axis.text=element_text(size=10),axis.title=element_text(size=12,
                                                                face="bold"),
        plot.title =element_text(size=16, face='bold', hjust = 0.5),
        axis.text.x = element_text(angle = 45, hjust = 1),
        panel.border = element_rect(color = "black", size = 1, fill = NA, 
                                    linetype="solid")) +
  labs(title = "Catch Per Unit Effort",
       y = "CPUE"))

choc_fig<-ggarrange(choc_m3_plot, choc_trips_plot, choc_CPUE_plot, 
          labels = c("A", "B", "C"),
          ncol = 3, nrow = 1)
annotate_figure(choc_fig,
                top = text_grob("Choctawhatchee", color = "black", face = "bold", size = 20))






#######
# Number of Lone cabbage reefs removed in Suwannee, Apalachicola, Pensacola, Choctawhatchee


ggplot(data = land, aes(x = Year, y = num_LC, color=location)) +
  
  geom_point(size=6) +
  scale_color_manual(values=c("#E69F00", "#56B4E9", "#009E73", "#F0E442"))+
  theme_classic()+
  scale_x_continuous(limits=c(1980,2022),breaks=c(1980, 1985, 1990,
                                                  1995,2000, 2005, 2010,2015,2020, 2025)) +
  scale_y_continuous(limits=c(0,1),breaks=c(0,0.25, 0.5,0.75,1))+
  theme(axis.text=element_text(size=10),axis.title=element_text(size=12,
                                                                face="bold"),
        plot.title =element_text(size=16, face='bold', hjust = 0.5),
        axis.text.x = element_text(angle = 45, hjust = 1),
        panel.border = element_rect(color = "black", size = 1, fill = NA, 
                                    linetype="solid")) +
  labs(title = "Shell Material Removed",
       y = "# Lone Cabbage Reefs Removed")








ggplot(data = subset(land, location %in% c("Suwannee Sound")), aes(x=Vol_m3, y=CPUE))+
  
  geom_point(colour ="tomato", size=6, alpha=0.3) +
  theme_classic()+
  scale_x_continuous(limits=c(0, 1300)) +
  scale_y_continuous(limits=c(0,0.4),breaks=c(0,0.1,0.2,0.3,0.4))+
  theme(axis.text=element_text(size=10),axis.title=element_text(size=12,
                                                                face="bold"),
        plot.title =element_text(size=16, face='bold', hjust = 0.5),
        axis.text.x = element_text(angle = 45, hjust = 1),
        panel.border = element_rect(color = "black", size = 1, fill = NA, 
                                    linetype="solid")) +
  labs(title = "CPUE vs Shell Volume Removed", x= "Shell Volume Removed",
       y = "CPUE")

suw_fig<-ggarrange(suw_m3_plot, suw_trips_plot, suw_CPUE_plot, 
                   labels = c("A", "B", "C"),
                   ncol = 3, nrow = 1)
annotate_figure(suw_fig,
                top = text_grob("Suwannee Sound", color = "black", face = "bold", size = 20))

suw_fig1<-ggarrange(suw_land_plot, suw_trips_plot, suw_CPUE_plot, 
                   labels = c("A", "B", "C"),
                   ncol = 3, nrow = 1)
annotate_figure(suw_fig1,
                top = text_grob("Suwannee Sound", color = "black", face = "bold", size = 20))


apa_fig1<-ggarrange(apa_land_plot, apa_trips_plot, apa_CPUE_plot, 
                    labels = c("A", "B", "C"),
                    ncol = 3, nrow = 1)
annotate_figure(apa_fig1,
                top = text_grob("Apalachicola Bay", color = "black", face = "bold", size = 20))









ggplot(data = (subset(land, location %in% c("Suwannee Sound", "Apalachicola Bay"))), aes(x = Year, y = num_LC_F, color=location)) +
  
  geom_point(size=6) +
  scale_color_manual(name="Location",values=c("lightslateblue","tomato"))+
  theme_classic()+
  scale_x_continuous(limits=c(1980,2022),breaks=c(1980, 1985, 1990,
                                                  1995,2000, 2005, 2010,2015,2020, 2025)) +
  scale_y_continuous(limits=c(0,1),breaks=c(0,0.25, 0.5,0.75,1))+
  theme(axis.text=element_text(size=10),axis.title=element_text(size=12,
                                                                face="bold"),
        plot.title =element_text(size=16, face='bold', hjust = 0.5),
        axis.text.x = element_text(angle = 45, hjust = 1),
        panel.border = element_rect(color = "black", size = 1, fill = NA, 
                                    linetype="solid")) +
  labs(title = "Shell Material Removed",
       y = "# Lone Cabbage Reefs Removed")







## summary stats calculations
suw_dat<-subset(land, location %in% c("Suwannee Sound"))
head(suw_dat)
sum(suw_dat$Vol_m3_F)
sum(suw_dat$Vol_m3)
max(suw_dat$Vol_m3_F)
min(suw_dat$Vol_m3_F)
sum(suw_dat$num_LC_F)

apa_dat<-subset(land, location %in% c("Apalachicola Bay"))
head(apa_dat)
sum(apa_dat$Vol_m3_F)
sum(apa_dat$Vol_m3)
max(apa_dat$Vol_m3_F)
min(apa_dat$Vol_m3_F)
sum(apa_dat$num_LC_F)

mean(apa_dat$vol_crate_field)
mean(apa_dat$vol_rough_field)
sum(apa_dat$vol_crate_field)
sum(apa_dat$vol_rough_field)
max(apa_dat$vol_crate_field)
max(apa_dat$vol_rough_field)

mean(apa_dat$num_LC_crate_field)
mean(apa_dat$num_LC_rough_field)
sum(apa_dat$num_LC_crate_field)
sum(apa_dat$num_LC_rough_field)
max(apa_dat$num_LC_crate_field)
max(apa_dat$num_LC_rough_field)
